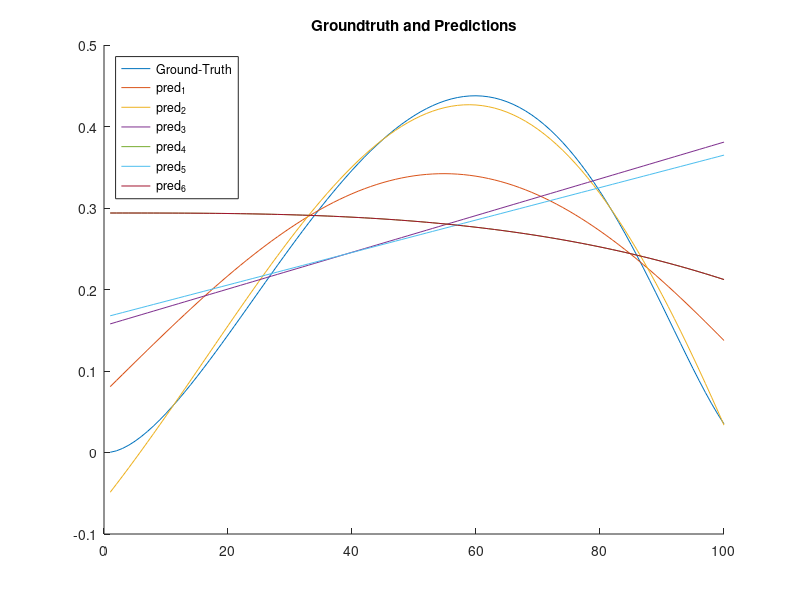

The MATLAB source for this figure:
% Creation      : 18-Mar-2017 20:49
% Last Revision : 18-Mar-2017 20:49
% Author        : Xinyu Wang {xinke_wang.ss@qq.com}
% File Type     : matlab
%
% The 'learn_svm_c.m' script shows how to use the LIBSVM package, in
% this script, some advanced options of svm will be introduced. And
% different from the prior demos, this demo solves a regression problem but
% not a classification problem, you should understand the differences
% between these two problem firstly.
% -------------------------------------------------------------------------
% Xinyu Wang @ 2017

%% Initialization
clc;
clear;
close all;

%% Add libsvm to search path
libsvm_path = 'C:\Program Files\MATLAB\R2017b\toolbox\libsvm-3.22\';
addpath([libsvm_path, 'matlab']);

%% Setting curve function
% In this script, we will use the svm to fit a curve
x = [0:0.005:1];
y = (-log(sin((exp(x) / 2) .* x.^2)) .* sin(x)) .* tan(x); % you can also design a curve function by yourself and test the demo

%% Split the data to training samples and testing samples
idx = [1:numel(x)];
trn_idx = idx(1:2:end);
tst_idx = idx(2:2:end);
% notice that the vector should be colum but not row
trn_data = x(trn_idx)';
tst_data = x(tst_idx)';
trn_label = y(trn_idx)';
tst_label = y(tst_idx)';

%% Training several different settings svm
% You should notice that the string behind the 'trn_data', it is the
% advanced options of the svm which could control the kernel function,
% svmtype(classification or regression) and some other useful parameters,
% it's not necesseray to understand all the theory behind each parameters
% for a beginner, but you should know what will happen if you change
% them.
% -------------------------------------------------------------------------
% libsvm_options:
% -s svm_type : set type of SVM (default 0)
% 	0 -- C-SVC		(multi-class classification)
% 	1 -- nu-SVC		(multi-class classification)
% 	2 -- one-class SVM
% 	3 -- epsilon-SVR	(regression)
% 	4 -- nu-SVR		(regression)
% -t kernel_type : set type of kernel function (default 2)
% 	0 -- linear: u'*v
% 	1 -- polynomial: (gamma*u'*v + coef0)^degree
% 	2 -- radial basis function: exp(-gamma*|u-v|^2)
% 	3 -- sigmoid: tanh(gamma*u'*v + coef0)
% 	4 -- precomputed kernel (kernel values in training_instance_matrix)
% -------------------------------------------------------------------------
% input 'svmtrain' in command window to see more parameters can be set in
% livsvm

model_1 = svmtrain(trn_label, trn_data, '-s 3');
model_2 = svmtrain(trn_label, trn_data, '-s 4');
model_3 = svmtrain(trn_label, trn_data, '-s 3 -t 0');
model_4 = svmtrain(trn_label, trn_data, '-s 3 -t 1');
model_5 = svmtrain(trn_label, trn_data, '-s 4 -t 0');
model_6 = svmtrain(trn_label, trn_data, '-s 3 -t 1');

%% Testing
[pred_1, ~, ~] = svmpredict(tst_label, tst_data, model_1);
[pred_2, ~, ~] = svmpredict(tst_label, tst_data, model_2);
[pred_3, ~, ~] = svmpredict(tst_label, tst_data, model_3);
[pred_4, ~, ~] = svmpredict(tst_label, tst_data, model_4);
[pred_5, ~, ~] = svmpredict(tst_label, tst_data, model_5);
[pred_6, ~, ~] = svmpredict(tst_label, tst_data, model_6);

%% Visualization
% It's very clearly that different options will influence the results
% significantly. When solving real-world problems, it's important to try
% different options at training time and it would be very helpful if you 
% know the theory behind each parameters at that time.
figure(1); hold on;
title('Groundtruth and Predictions');
plot(tst_label);
plot(pred_1);
plot(pred_2);
plot(pred_3);
plot(pred_4);
plot(pred_5);
plot(pred_6);
legend('Ground-Truth', 'pred_1', 'pred_2', 'pred_3', 'pred_4', 'pred_5', 'pred_6', 'Location', 'northwest');
hold off;

